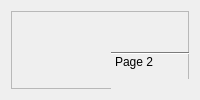
         <widget class="QWidget" name="final_output_stacked_page">
          <layout class="QVBoxLayout" name="verticalLayout_35">
           <item>
            <widget class="QFrame" name="frame_9">
             <property name="frameShape">
              <enum>QFrame::StyledPanel</enum>
             </property>
             <property name="frameShadow">
              <enum>QFrame::Raised</enum>
             </property>
             <widget class="QGroupBox" name="groupBox_50">
              <property name="geometry">
               <rect>
                <x>740</x>
                <y>85</y>
                <width>153</width>
                <height>111</height>
               </rect>
              </property>
              <property name="font">
               <font>
                <weight>75</weight>
                <bold>true</bold>
               </font>
              </property>
              <property name="title">
               <string>Skip to page</string>
              </property>
              <property name="alignment">
               <set>Qt::AlignCenter</set>
              </property>
              <layout class="QVBoxLayout" name="verticalLayout_39">
               <property name="spacing">
                <number>2</number>
               </property>
               <property name="leftMargin">
                <number>2</number>
               </property>
               <property name="topMargin">
                <number>2</number>
               </property>
               <property name="rightMargin">
                <number>2</number>
               </property>
               <property name="bottomMargin">
                <number>2</number>
               </property>
               <item>
                <widget class="QLabel" name="label_35">
                 <property name="text">
                  <string>Results shown by:</string>
                 </property>
                </widget>
               </item>
               <item>
                <widget class="QLineEdit" name="lineEdit_14">
                 <property name="inputMask">
                  <string/>
                 </property>
                 <property name="text">
                  <string>School Class Arm</string>
                 </property>
                 <property name="readOnly">
                  <bool>true</bool>
                 </property>
                </widget>
               </item>
               <item>
                <spacer name="verticalSpacer_9">
                 <property name="orientation">
                  <enum>Qt::Vertical</enum>
                 </property>
                 <property name="sizeType">
                  <enum>QSizePolicy::Fixed</enum>
                 </property>
                 <property name="sizeHint" stdset="0">
                  <size>
                   <width>20</width>
                   <height>6</height>
                  </size>
                 </property>
                </spacer>
               </item>
               <item>
                <widget class="QLabel" name="label_84">
                 <property name="text">
                  <string>Select By</string>
                 </property>
                </widget>
               </item>
               <item>
                <widget class="QComboBox" name="comboBox_18">
                 <item>
                  <property name="text">
                   <string>School Class Arm</string>
                  </property>
                 </item>
                 <item>
                  <property name="text">
                   <string>School Class Group</string>
                  </property>
                 </item>
                </widget>
               </item>
              </layout>
             </widget>
             <widget class="QToolBox" name="final_output_toolbox">
              <property name="geometry">
               <rect>
                <x>100</x>
                <y>40</y>
                <width>561</width>
                <height>321</height>
               </rect>
              </property>
              <property name="currentIndex">
               <number>0</number>
              </property>
              <widget class="QWidget" name="page_5">
               <property name="geometry">
                <rect>
                 <x>0</x>
                 <y>0</y>
                 <width>98</width>
                 <height>28</height>
                </rect>
               </property>
               <attribute name="label">
                <string>Page 2</string>
               </attribute>
              </widget>
             </widget>
            </widget>
           </item>
          </layout>
         </widget>
